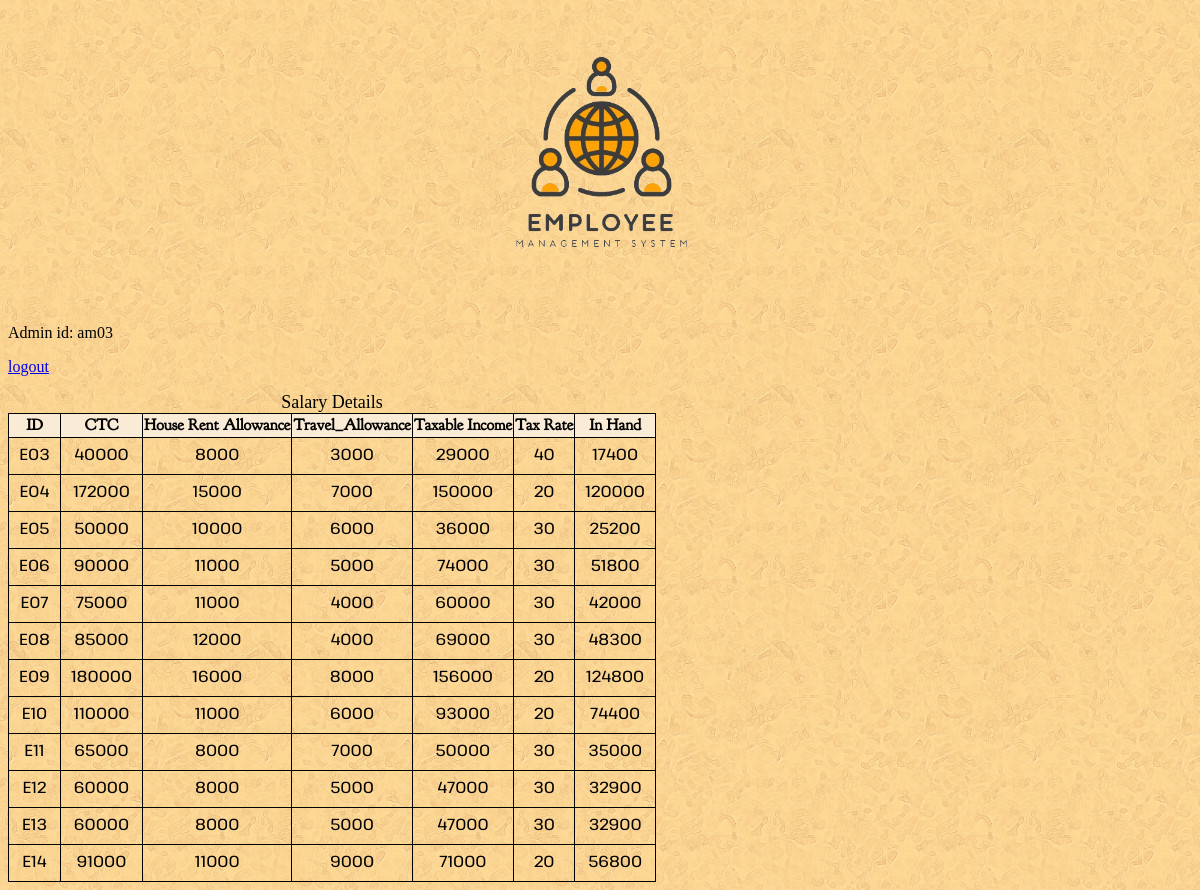
The app's page /showsalary (signed in) with its own data.
### tables this page shows
CREATE TABLE Salary(
ID TEXT(5) PRIMARY KEY,
CTC DECIMAL (40),
House_rent_allowance DECIMAL (40),
Travel_allowance DECIMAL (40),
Taxable_income DECIMAL (40),
Tax_rate DECIMAL (40),
In_hand DECIMAL (40));

### app.py (the view)
@app.route("/showsalary", methods = ["GET", "POST"])
def pay():
    db = get_db()
    payment = db.execute("""SELECT * FROM Salary;""").fetchall()
    return render_template("showsalary.html", caption = "Salary Details", payment = payment)

### app.py (called while the page is built)
@app.before_request
def load_logged_in_user():
    g.user = session.get("loginID", None)
    g.admin = session.get("ID")

### database.py (called while the page is built)
def get_db():
    if "db" not in g:
        g.db = sqlite3.connect(DATABASE,
            detect_types=sqlite3.PARSE_DECLTYPES
        )
        g.db.row_factory = sqlite3.Row
    return g.db

### templates/showsalary.html
{% extends "base.html" %}
{% block main_content %}
    <form action="" method = "POST" novalidate>
        <table>
            <caption>{{caption}}</caption>
            <th>ID</th>
            <th>CTC</th>
            <th>House Rent Allowance</th>
            <th>Travel_Allowance</th>
            <th>Taxable Income</th>
            <th>Tax Rate</th>
            <th>In Hand</th>
            {% for pay in payment %}
            <tr>
                <td id="detail">{{ pay["ID"] }}</td>
                <td id="detail">{{ pay["CTC"] }}</td>
                <td id="detail">{{ pay["House_rent_allowance"] }}</td>
                <td id="detail">{{ pay["Travel_allowance"] }}</td>
                <td id="detail">{{ pay["Taxable_income"] }}</td>
                <td id="detail">{{ pay["Tax_rate"] }}</td>
                <td id="detail">{{ pay["In_hand"] }}</td>
            </tr>
            {% endfor %}
        </table>
    </form>
{% endblock %}

### static/styles.css (style rules this page uses)
html { background-image: url(background.jpg); }
table { border-collapse: collapse; }
th,td { border: 1px solid black; font-family: Kamillo; }
th { background-color: antiquewhite; font-family: Bookletter; }
#detail { text-align: center; padding: 10px; }
caption { font-size: large; }

### records on screen
Salary: ID "E03", CTC "40000", House_rent_allowance "8000", Travel_allowance "3000", Taxable_income "29000", Tax_rate "40", In_hand "17400"
Salary: ID "E04", CTC "172000", House_rent_allowance "15000", Travel_allowance "7000", Taxable_income "150000", Tax_rate "20", In_hand "120000"
Salary: ID "E05", CTC "50000", House_rent_allowance "10000", Travel_allowance "6000", Taxable_income "36000", Tax_rate "30", In_hand "25200"
Salary: ID "E06", CTC "90000", House_rent_allowance "11000", Travel_allowance "5000", Taxable_income "74000", Tax_rate "30", In_hand "51800"
Salary: ID "E07", CTC "75000", House_rent_allowance "11000", Travel_allowance "4000", Taxable_income "60000", Tax_rate "30", In_hand "42000"
Salary: ID "E08", CTC "85000", House_rent_allowance "12000", Travel_allowance "4000", Taxable_income "69000", Tax_rate "30", In_hand "48300"
Salary: ID "E09", CTC "180000", House_rent_allowance "16000", Travel_allowance "8000", Taxable_income "156000", Tax_rate "20", In_hand "124800"
Salary: ID "E10", CTC "110000", House_rent_allowance "11000", Travel_allowance "6000", Taxable_income "93000", Tax_rate "20", In_hand "74400"
Salary: ID "E11", CTC "65000", House_rent_allowance "8000", Travel_allowance "7000", Taxable_income "50000", Tax_rate "30", In_hand "35000"
Salary: ID "E12", CTC "60000", House_rent_allowance "8000", Travel_allowance "5000", Taxable_income "47000", Tax_rate "30", In_hand "32900"
Salary: ID "E13", CTC "60000", House_rent_allowance "8000", Travel_allowance "5000", Taxable_income "47000", Tax_rate "30", In_hand "32900"
Salary: ID "E14", CTC "91000", House_rent_allowance "11000", Travel_allowance "9000", Taxable_income "71000", Tax_rate "20", In_hand "56800"

### other values on screen
{{ g.admin }} "am03"
{{ caption }} "Salary Details"
